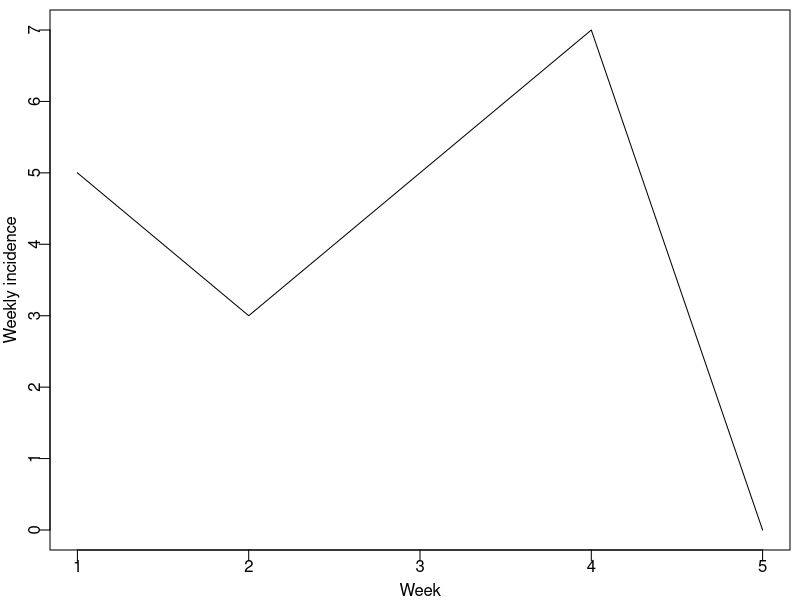
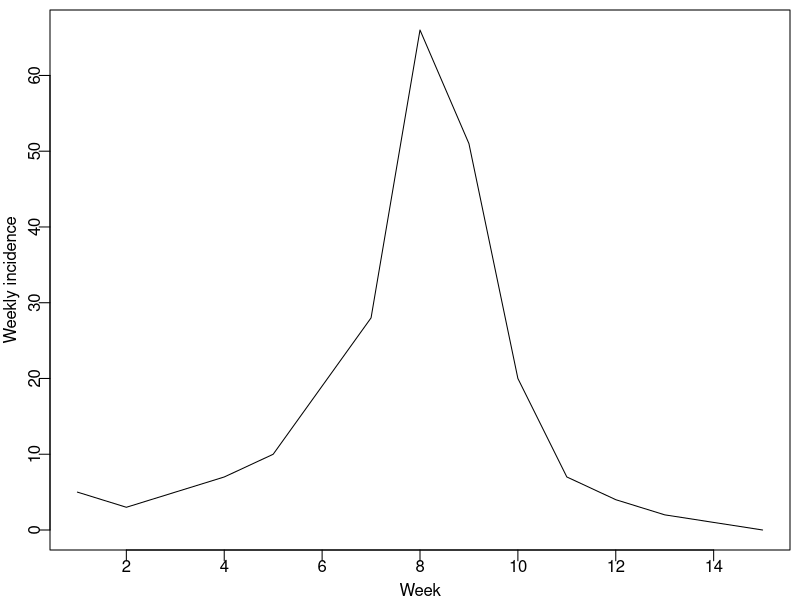
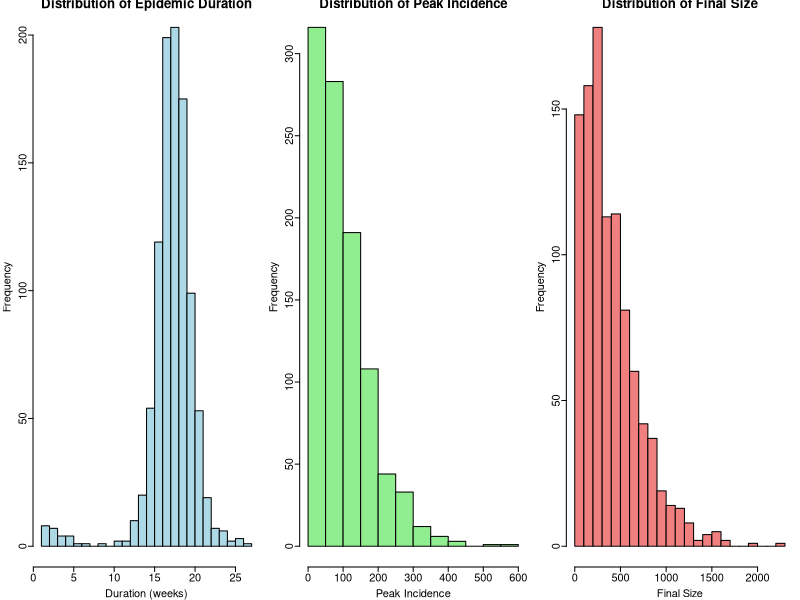

Source code (R) for these figures, in order:
## Lab 7. Stochastic models
## Ebola: Legrand et al. 2007
## A transition rate, depending only on the present state of the population, 
## is allocated to each transition labmda_i (see Table 2). 
## At each iteration of the algorithm, a time tau_i is drawn from an exponential distribution 
## with parameter labmda_i for each transition. 
## The next transition m is the transition that has the minimum time to
# occurence (tau_m). Counts in each compartment are updated accordingly.
# rate of change
# rate.se=S/N*(beta.I*I+beta.H*H+beta.F*FF);  # S->E
# rate.ei=alpha*E;  # E->I
# rate.ih=gamma.h*theta1*I; # I->H
# rate.hf=gamma.dh*delta2*H;  # H->F
# rate.fr=gamma.f*FF;  # F->R
# rate.ir=gamma.i*(1-theta1)*(1-delta1)*I;  # I->R
# rate.if=delta1*(1-theta1)*gamma.d*I; # I->F
# rate.hr=gamma.ih*(1-delta2)*H; # H->R


################################################################################
# PART 1: STOCHASTIC APPROACH: TIME TO NEXT EVENT
################################################################################
# RUN THE MODEL WITHOUT INTERVENTION
# parameters (no control): time in week
alpha=1; # incubation period: 7 days = 1 week
gamma.h=7/5; # from onset to hopspitalization: 5 days
gamma.d=7/9.6; # from onset to death: 9.6 days
gamma.i=7/10; # from onset to end of infectiousness for survivors: 10 days
gamma.f=7/2; # from death to traditional burial 2 days
gamma.ih=7/(10-5); # from hospitalization to end of infectiousness for survivors
gamma.dh=7/(9.6-5); # from hospitalization to death
theta1=.67; # proportion infectious in the hospital
delta1=.8; # CFR for unhospitalized
delta2=.8; # CFR for hospitalize
beta.I=.588; # transmission rate in the community
beta.H=.794; # transmission rate in the hospital
beta.F=7.653; # transmission rate at funerals; 

# INTIAL CONDITIONS
N=2e5; E0=H0=FF0=R0=0; I0=3; S0=N-I0; 
tm=0; # in week
S=S0; E=E0; I=I0; H=H0; FF=FF0; R=R0; cumI=I0;
res=c(tm,NA,S,E,I,H,FF,R,cumI); 
num_wk=5; # NUMBER OF WEEK, CHANGE ACCORDINGLY
## RUN THE MODEL FOR num_wk WEEKS WITHOUT CONTROL MEASURES
## DEPENDING ON WHETHER THE EPID TAKES OFF AFTER THE FIRST FEW CASES,
## THE TIME TO COMPLETE THE RUN VARIES
## IT WILL TAKE MUCH LONGER TO RUN IF YOU INCREASE THE NUM_WK TO LARGER NUMBER
while((I>0 | E>0 | H>0 | FF>0) & S>0 & tm<num_wk){ # simulate epid for the first 20 week without ctrl
  # step 1: compute the transition rates
  rate.se=S/N*(beta.I*I+beta.H*H+beta.F*FF);  # S->E
  rate.ei=alpha*E;  # E->I
  rate.ih=gamma.h*theta1*I; # I->H
  rate.hf=gamma.dh*delta2*H;  # H->F
  rate.fr=gamma.f*FF;  # F->R
  rate.ir=gamma.i*(1-theta1)*(1-delta1)*I;  # I->R
  rate.if=delta1*(1-theta1)*gamma.d*I; # I->F
  rate.hr=gamma.ih*(1-delta2)*H; # H->R
  rate.tot=rate.se+rate.ei+rate.ih+rate.hf+rate.fr+rate.ir+rate.if+rate.hr
  
  # step 2: draw a random number, u1, betw 0 and 1 and 
  # calcualte the time after which the next transition occurs
  u1=runif(1); # draw a random number 
  tau_i=-log(u1)/rate.tot

  # step 3: compute the probability that each type of transition will occur based on the rates
  # use this to calculate the range in which a number drawn at random 
  # must lie for a given transition to occur
  p.se=rate.se/rate.tot;  # prob the next event is S->E
  p.ei=rate.ei/rate.tot;  # prob the next event is E->I
  p.ih=rate.ih/rate.tot;  # prob the next event is I->H
  p.hf=rate.hf/rate.tot;  # prob the next event is H->F
  p.fr=rate.fr/rate.tot;  # prob the next event is F->R
  p.ir=rate.ir/rate.tot;  # prob the next event is I->R
  p.if=rate.if/rate.tot;  # prob the next event is I->F
  p.hr=rate.hr/rate.tot;  # prob the next event is H->R
  
  # step 4: draw a random number, u2, to determine the transition event which occurs next.
  u2=runif(1); # draw a random number 
  
  # step 5: use the result from step 4 to update the number of state varibles
  if(u2<p.se) { # u2 lies in [0,p.se), the next event is S->E
    S=S-1; E=E+1;
  } else if (u2<p.se+p.ei) { # u2 lies in [p.se,p.se+p.ei), the next event is E->I
    E=E-1; I=I+1;
    cumI=cumI+1; # record cumulative incidence
  } else if (u2<p.se+p.ei+p.ih) { # u2 lies in [p.se+p.ei,p.se+p.ei+p.ih), the next event is I->H
    I=I-1; H=H+1;
  } else if (u2<p.se+p.ei+p.ih+p.hf) { # u2 lies in [p.se+p.ei+p.ih,p.se+p.ei+p.ih+p.hf), the next event is H->F
    H=H-1; FF=FF+1;
  } else if (u2<p.se+p.ei+p.ih+p.hf+p.fr){ # FF->R
    FF=FF-1; R=R+1;
  } else if (u2<p.se+p.ei+p.ih+p.hf+p.fr+p.ir){ # I->R
    I=I-1; R=R+1;
  } else if (u2<p.se+p.ei+p.ih+p.hf+p.fr+p.ir+p.if) { # I->FF
    I=I-1; FF=FF+1;
  } else { # H->R
    H=H-1; R=R+1;
  }
  tm=tm+tau_i; # update time
  # save the results
  res=rbind(res,c(tm,tau_i,S,E,I,H,FF,R,cumI))
} 
colnames(res)=c('time','tm_step','S','E','I','H','FF','R','cumI')

if(F){
  ## EXAMPLE CODE: to aggregate the results to weekly interval
  colnames(res)=c('time','S','E','I','H','FF','R','cumI')
  num_wk=ceiling(res[nrow(res),'time'])
  wkly.res=matrix(NA,num_wk,8); colnames(wkly.res)=c('time','S','E','I','H','FF','R','cumI')
  num_events=NULL;
  for(wk in 1:num_wk){
    idx=tail(which(res[,'time']<wk),1);
    wkly.res[wk,]=res[idx,];
  }
  # compute the weekly incidency
  wklyInci=wkly.res[-1,'cumI']-wkly.res[-nrow(wkly.res),'cumI']
  # plot it
  par(mfrow = c(1,1), mar = c(2.5, 2.5, .5, .5), mgp = c(1.5, .3, 0), tck = -.02)
  plot(wklyInci, type = 'l', ylab='Weekly incidence',xlab='Week')
}

## [LQ1]: run 3 times and plot results for each run
# run and save 3 times

if(T){
  ## EXAMPLE CODE: to aggregate the results to weekly interval
  colnames(res)=c('time','tm_step','S','E','I','H','FF','R','cumI')
  num_wk=ceiling(res[nrow(res),'time'])
  wkly.res=matrix(NA,num_wk,9); colnames(wkly.res)=c('time','tm_step','S','E','I','H','FF','R','cumI')
  num_events=NULL;
  for(wk in 1:num_wk){
    idx=tail(which(res[,'time']<wk),1);
    wkly.res[wk,]=res[idx,];
  }
  # compute the weekly incidency
  wklyInci=wkly.res[-1,'cumI']-wkly.res[-nrow(wkly.res),'cumI']
  # plot it
  par(mfrow = c(1,1), mar = c(2.5, 2.5, .5, .5), mgp = c(1.5, .3, 0), tck = -.02)
  plot(wklyInci, type = 'l', ylab='Weekly incidence',xlab='Week')
}

## [LQ2] RUN TIME VS. SIMULATION TIME
## Run the model for 9, 11, 13, 15, and 17 weeks, respectively, 
## and record the computing time for each simulation. 
## You can use the App (“RShinyApp_StochModelRunTime.R”) to do so; 
## computing time is shown on the top of the plot. 
## How dose the computing time change with number of weeks simulated? 
## Does it change linearly (which is the case for simulation with fixed time step)? 





# [LQ3] Modify the sample code (no intervention included) to run the Ebola stochastic model with 
# no intervention during the first 8 weeks and with intervention starting Week 9 (Day 63). 
# For this simulation, assume when intervention is implemented, transmission rate in the community 
# is reduced by 88% (, i.e., to 12% of the initial level), and that transmission in both the 
# hospitals and funeral ceremonies is completed eliminated. 
# Submit your code in your report. Also test run your code; plot and show the simulated weekly new 
# (1pt)
# Hint: think about how to control the simulation time and what parameters you would need to use 
# depending on whether intervention is in place. 
z=.88; # intervention in the community
z.H=1; # intervention in the hospital
z.F=1; # intervention in safe burial

while((I>0 | E>0 | H>0 | FF>0) & S>0){ # simulate epid for the first 9 week without ctrl
  # step 1: compute the transition rates
  if(tm<9){
    beta.I=.588; # transmission rate in community
    beta.H=.794; # transmission rate in hospital
    beta.F=7.653; # transmission rate at funerals
  } else{ #with intervention on the three transmission routes
    beta.I=.588*(1-z);
    beta.H=.794*(1-z.H);
    beta.F=7.653*(1-z.F);
    }
  rate.se=S/N*(beta.I*I+beta.H*H+beta.F*FF);  # S->E
  rate.ei=alpha*E;  # E->I
  rate.ih=gamma.h*theta1*I; # I->H
  rate.hf=gamma.dh*delta2*H;  # H->F
  rate.fr=gamma.f*FF;  # F->R
  rate.ir=gamma.i*(1-theta1)*(1-delta1)*I;  # I->R
  rate.if=delta1*(1-theta1)*gamma.d*I; # I->F
  rate.hr=gamma.ih*(1-delta2)*H; # H->R
  rate.tot=rate.se+rate.ei+rate.ih+rate.hf+rate.fr+rate.ir+rate.if+rate.hr
  
  # step 2: draw a random number, u1, betw 0 and 1 and 
  # calcualte the time after which the next transition occurs
  u1=runif(1); # draw a random number 
  tau_i=-log(u1)/rate.tot
  
  # step 3: compute the probability that each type of transition will occur based on the rates
  # use this to calculate the range in which a number drawn at random 
  # must lie for a given transition to occur
  p.se=rate.se/rate.tot;  # prob the next event is S->E
  p.ei=rate.ei/rate.tot;  # prob the next event is E->I
  p.ih=rate.ih/rate.tot;  # prob the next event is I->H
  p.hf=rate.hf/rate.tot;  # prob the next event is H->F
  p.fr=rate.fr/rate.tot;  # prob the next event is F->R
  p.ir=rate.ir/rate.tot;  # prob the next event is I->R
  p.if=rate.if/rate.tot;  # prob the next event is I->F
  p.hr=rate.hr/rate.tot;  # prob the next event is H->R
  
  # step 4: draw a random number, u2, to determine the transition event which occurs next.
  u2=runif(1); # draw a random number 
  
  # step 5: use the result from step 4 to update the number of state varibles
  if(u2<p.se) { # u2 lies in [0,p.se), the next event is S->E
    S=S-1; E=E+1;
  } else if (u2<p.se+p.ei) { # u2 lies in [p.se,p.se+p.ei), the next event is E->I
    E=E-1; I=I+1;
    cumI=cumI+1; # record cumulative incidence
  } else if (u2<p.se+p.ei+p.ih) { # u2 lies in [p.se+p.ei,p.se+p.ei+p.ih), the next event is I->H
    I=I-1; H=H+1;
  } else if (u2<p.se+p.ei+p.ih+p.hf) { # u2 lies in [p.se+p.ei+p.ih,p.se+p.ei+p.ih+p.hf), the next event is H->F
    H=H-1; FF=FF+1;
  } else if (u2<p.se+p.ei+p.ih+p.hf+p.fr){ # FF->R
    FF=FF-1; R=R+1;
  } else if (u2<p.se+p.ei+p.ih+p.hf+p.fr+p.ir){ # I->R
    I=I-1; R=R+1;
  } else if (u2<p.se+p.ei+p.ih+p.hf+p.fr+p.ir+p.if) { # I->FF
    I=I-1; FF=FF+1;
  } else { # H->R
    H=H-1; R=R+1;
  }
  tm=tm+tau_i; # update time
  # save the results
  res=rbind(res,c(tm,tau_i,S,E,I,H,FF,R,cumI))
} 
colnames(res)=c('time','tm_step','S','E','I','H','FF','R','cumI')

if(T){
  ## EXAMPLE CODE: to aggregate the results to weekly interval
  colnames(res)=c('time','tm_step','S','E','I','H','FF','R','cumI')
  num_wk=ceiling(res[nrow(res),'time'])
  wkly.res=matrix(NA,num_wk,9); colnames(wkly.res)=c('time','tm_step','S','E','I','H','FF','R','cumI')
  num_events=NULL;
  for(wk in 1:num_wk){
    idx=tail(which(res[,'time']<wk),1);
    wkly.res[wk,]=res[idx,];
  }
  # compute the weekly incidency
  wklyInci=wkly.res[-1,'cumI']-wkly.res[-nrow(wkly.res),'cumI']
  # plot it
  par(mfrow = c(1,1), mar = c(2.5, 2.5, .5, .5), mgp = c(1.5, .3, 0), tck = -.02)
  plot(wklyInci, type = 'l', ylab='Weekly incidence',xlab='Week')
}

################################################################################
## PART 2. UNCERTAINTY TEST
################################################################################
# [LQ 5] Run your model from Q3 (i.e. no intervention during the first 8 weeks and 
# intervention starting at Week 9 with a 88% reduction in community transmission and 
# 100% reduction in hospital/funeral transmission) until the epidemic dies out 
# (i.e. E=I=H=FF=0, no source of transmission). Repeat for 1000 times. 
# Plot the distribution of final epidemic size and epidemic peak number of cases. (1pt)
z=.88; # intervention in the community
z.H=1; # intervention in the hospital
z.F=1; # intervention in safe burial



## CODE YOURSELF TO RUN THE MODEL FOR 1000 TIMES
## NOTE: IT WILL TAKE A WHILE (WAIT... WAIT... WAIT...) TO RUN

num_run=1000;
out=matrix(0,num_run,4); colnames(out)=c('num_run','duration','peak','final.size');
out[,1]=1:num_run;
for(ir in 1:num_run){
  N=2e5; E0=H0=FF0=R0=0; I0=3; S0=N-I0; 
  tm=0; # in week
  S=S0; E=E0; I=I0; H=H0; FF=FF0; R=R0; cumI=I0;
  res=c(tm,S,E,I,H,FF,R,cumI);
  while((I>0 | E>0 | H>0 | FF>0) & S>0){ # simulate epid for the first 9 week without ctrl
    # step 1: compute the transition rates
    if(tm<9){
      beta.I=.588; # transmission rate in community
      beta.H=.794; # transmission rate in hospital
      beta.F=7.653; # transmission rate at funerals
    } else{ #with intervention on the three transmission routes
      beta.I=.588*(1-z);
      beta.H=.794*(1-z.H);
      beta.F=7.653*(1-z.F);
    }
    rate.se=S/N*(beta.I*I+beta.H*H+beta.F*FF);  # S->E
    rate.ei=alpha*E;  # E->I
    rate.ih=gamma.h*theta1*I; # I->H
    rate.hf=gamma.dh*delta2*H;  # H->F
    rate.fr=gamma.f*FF;  # F->R
    rate.ir=gamma.i*(1-theta1)*(1-delta1)*I;  # I->R
    rate.if=delta1*(1-theta1)*gamma.d*I; # I->F
    rate.hr=gamma.ih*(1-delta2)*H; # H->R
    rate.tot=rate.se+rate.ei+rate.ih+rate.hf+rate.fr+rate.ir+rate.if+rate.hr
    
    # step 2: draw a random number, u1, betw 0 and 1 and 
    # calcualte the time after which the next transition occurs
    u1=runif(1); # draw a random number 
    tau_i=-log(u1)/rate.tot
    
    # step 3: compute the probability that each type of transition will occur based on the rates
    # use this to calculate the range in which a number drawn at random 
    # must lie for a given transition to occur
    p.se=rate.se/rate.tot;  # prob the next event is S->E
    p.ei=rate.ei/rate.tot;  # prob the next event is E->I
    p.ih=rate.ih/rate.tot;  # prob the next event is I->H
    p.hf=rate.hf/rate.tot;  # prob the next event is H->F
    p.fr=rate.fr/rate.tot;  # prob the next event is F->R
    p.ir=rate.ir/rate.tot;  # prob the next event is I->R
    p.if=rate.if/rate.tot;  # prob the next event is I->F
    p.hr=rate.hr/rate.tot;  # prob the next event is H->R
    
    # step 4: draw a random number, u2, to determine the transition event which occurs next.
    u2=runif(1); # draw a random number 
    
    # step 5: use the result from step 4 to update the number of state varibles
    if(u2<p.se) { # u2 lies in [0,p.se), the next event is S->E
      S=S-1; E=E+1;
    } else if (u2<p.se+p.ei) { # u2 lies in [p.se,p.se+p.ei), the next event is E->I
      E=E-1; I=I+1;
      cumI=cumI+1; # record cumulative incidence
    } else if (u2<p.se+p.ei+p.ih) { # u2 lies in [p.se+p.ei,p.se+p.ei+p.ih), the next event is I->H
      I=I-1; H=H+1;
    } else if (u2<p.se+p.ei+p.ih+p.hf) { # u2 lies in [p.se+p.ei+p.ih,p.se+p.ei+p.ih+p.hf), the next event is H->F
      H=H-1; FF=FF+1;
    } else if (u2<p.se+p.ei+p.ih+p.hf+p.fr){ # FF->R
      FF=FF-1; R=R+1;
    } else if (u2<p.se+p.ei+p.ih+p.hf+p.fr+p.ir){ # I->R
      I=I-1; R=R+1;
    } else if (u2<p.se+p.ei+p.ih+p.hf+p.fr+p.ir+p.if) { # I->FF
      I=I-1; FF=FF+1;
    } else { # H->R
      H=H-1; R=R+1;
    }
    tm=tm+tau_i; # update time
    # save the results
    res=rbind(res,c(tm,S,E,I,H,FF,R,cumI))
  } 
  colnames(res)=c('time','S','E','I','H','FF','R','cumI')
  ## compile results to weekly interval
  num_wk=ceiling(res[nrow(res),'time']) # epidemic duration
  wkly.res=matrix(NA,num_wk,8); colnames(wkly.res)=c('time','S','E','I','H','FF','R','cumI')
  num_events=NULL;
  for(wk in 1:num_wk){
    idx=tail(which(res[,'time']<wk),1);
    # idx also records the number of events happened from time 0 to current week
    num_events=c(num_events,ifelse(wk==1,idx,idx-sum(num_events)));
    wkly.res[wk,]=res[idx,];
  }
  wklyInci=wkly.res[-1,'cumI']-wkly.res[-nrow(wkly.res),'cumI']
  
  ## save result for this run
  out[ir,'duration']=num_wk;
  out[ir,'peak']=max(wklyInci);
  out[ir,'final.size']=wkly.res[nrow(wkly.res),'cumI'];
  print(c(paste('run #',ir),out[ir,2:4]));
}



## PLOT THE DISTRIBUTION
## HINT: USE THE FUNCITON: hist() to plot histogram

# Assuming 'out' is your results matrix with columns: num_run, duration, peak, final.size

# Extracting the columns for easier reference
duration_data <- out[, 'duration']
peak_data <- out[, 'peak']
final_size_data <- out[, 'final.size']

# Setting up the plotting area to accommodate multiple plots
par(mfrow = c(1, 3))  # Adjust the layout as needed

# Histogram for 'duration'
hist(duration_data, 
     main = 'Distribution of Epidemic Duration',
     xlab = 'Duration (weeks)',
     col = 'lightblue',
     border = 'black',
     breaks = 20)  # Adjust the number of bins as needed

# Histogram for 'peak'
hist(peak_data, 
     main = 'Distribution of Peak Incidence',
     xlab = 'Peak Incidence',
     col = 'lightgreen',
     border = 'black',
     breaks = 20)  # Adjust the number of bins as needed

# Histogram for 'final.size'
hist(final_size_data, 
     main = 'Distribution of Final Size',
     xlab = 'Final Size',
     col = 'lightcoral',
     border = 'black',
     breaks = 20)  # Adjust the number of bins as needed

# Resetting the plotting area to a single plot
par(mfrow = c(1, 1))

